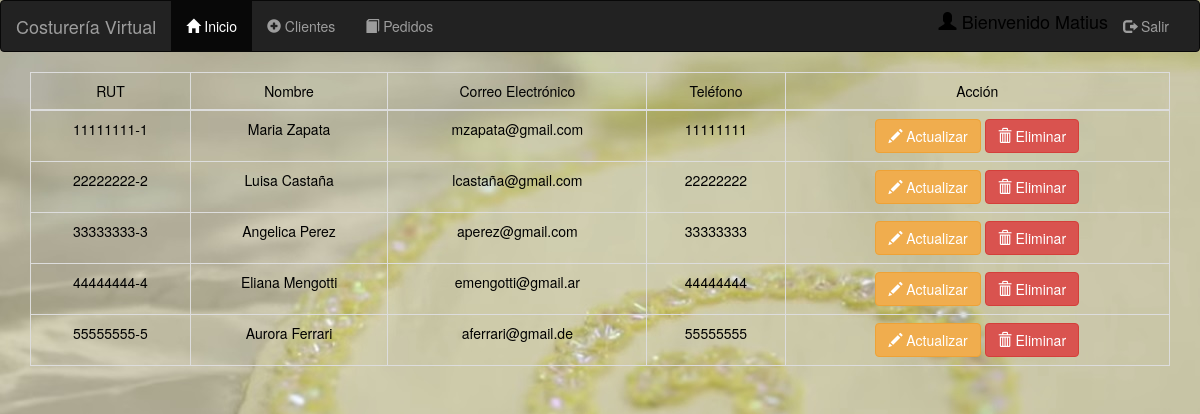
The app's page /php/inicio.php (signed in) with its own data.
### tables this page shows
CREATE TABLE IF NOT EXISTS `cliente` (
  `rutCliente` varchar(10) NOT NULL,
  `nombreCliente` varchar(60) NOT NULL,
  `correoCliente` varchar(30) NOT NULL,
  `telefonoCliente` int(11) NOT NULL,
  PRIMARY KEY (`rutCliente`)
);

### php/conexion.php (called while the page is built, shortened)
<?php
class Conexion extends mysqli {
    public function recorrer($y){
        return mysqli_fetch_array($y);
    }
    public function rows($y){
        return mysqli_num_rows($y);
    }
}
?>

### php/inicio.php (the view, shortened to what this page needs)
<!DOCTYPE html>
<html lang="en">
<head>
  <link rel="stylesheet" href="http://maxcdn.bootstrapcdn.com/bootstrap/3.3.6/css/bootstrap.min.css">
  <link rel="stylesheet" type="text/css" href="../css/inicio.css">
</head>
<body>
    <nav class="navbar navbar-inverse">
  <div class="container-fluid">
    <div class="navbar-header">
      <a class="navbar-brand">Costurería Virtual</a>
    </div>
    <div class="collapse navbar-collapse" id="myNavbar">
      <ul class="nav navbar-nav">
        <li class="active"><a href="inicio.php"><span class="glyphicon glyphicon-home"></span> Inicio</a></li>
        <li><a href="cliente.php"><span class="glyphicon glyphicon-plus-sign"></span> Clientes</a></li>
        <li><a href="pedido.php"><span class="glyphicon glyphicon-book"></span> Pedidos</a></li>
      </ul>
      <ul class="nav navbar-nav navbar-right">
        <li><h4><span class="glyphicon glyphicon-user"></span><?php echo " Bienvenido ".$_SESSION['nombre']."" ;?></h4></li>
        <li><a href="logout.php"><span class="glyphicon glyphicon-log-out"></span> Salir</a></li>
      </ul>
    </div>
  </div>
</nav>
      <div class="container">
        <table class="table table-hover table-bordered text-center" id="tablita">
          <thead>
            <tr>
              <td>RUT</td>
              <td>Nombre</td>
              <td>Correo Electrónico</td>
              <td>Teléfono</td>
              <td>Acción</td>
            </tr>
          </thead>
          <tbody>
          <?php
            require('conexion.php');
            $db = new Conexion();
            $sql = $db->query("SELECT * FROM cliente");
            $resultado =  $db->rows($sql);
            if ($resultado > 0){
                for ($i=0; $i<$resultado; $i++) {
                    $datos = $db->recorrer($sql);
                    echo '<tr id="filaDatos'.$datos['rutCliente'].'">';
                    echo '<td>'. $datos['rutCliente'] . '</td>';
                    echo '<td>'. $datos['nombreCliente'] . '</td>';
                    echo '<td>'. $datos['correoCliente'] . '</td>';
                    echo '<td>'. $datos['telefonoCliente'] . '</td>';
                    echo '<td> <button value=\''.$datos['rutCliente'].'\' type="button" class="btn btn-warning boton" data-toggle="modal" data-target="#myModal"><span class="glyphicon glyphicon-pencil"></span> Actualizar</button>'." ".'<button value=\''.$datos['rutCliente'].'\' type="button" class="btn btn-danger botonBorrar"><span class="glyphicon glyphicon-trash"></span> Eliminar</button></td>';
                    echo '</tr>';
                }
            }
          ?>
          </tbody>
        </table>
      </div>
    </body>
</html>

### css/inicio.css (style rules this page uses)
body { background: silver; color: black; }
body { background-image: url("../imagenes/fondoinicio.jpg"); }

### records on screen
cliente: rutCliente "11111111-1", nombreCliente "Maria Zapata", correoCliente "mzapata@gmail.com", telefonoCliente "11111111"
cliente: rutCliente "22222222-2", nombreCliente "Luisa Castaña", correoCliente "lcastaña@gmail.com", telefonoCliente "22222222"
cliente: rutCliente "33333333-3", nombreCliente "Angelica Perez", correoCliente "aperez@gmail.com", telefonoCliente "33333333"
cliente: rutCliente "44444444-4", nombreCliente "Eliana Mengotti", correoCliente "emengotti@gmail.ar", telefonoCliente "44444444"
cliente: rutCliente "55555555-5", nombreCliente "Aurora Ferrari", correoCliente "aferrari@gmail.de", telefonoCliente "55555555"

### other values on screen
$_SESSION['nombre'] "Matius"
